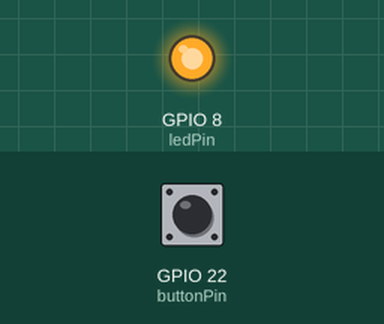
This program was run on a simulated Raspberry Pi (BCM pin numbers). Parts: output pins drawn as LEDs (lit = HIGH). Dashed ring = blinking. The test bench sets the inputs (shaded band); at power-on: GPIO 22 (buttonPin) HIGH. The run ends when the program shuts the computer down; what the program prints to the terminal is not drawn. At 12.1 s the program puts the board to deep sleep or switches it off; the recording ends there.

Above: at 6.7 s.
6.8 s: GPIO 22 (buttonPin) pulled LOW for 1 s
At 7.06 s:
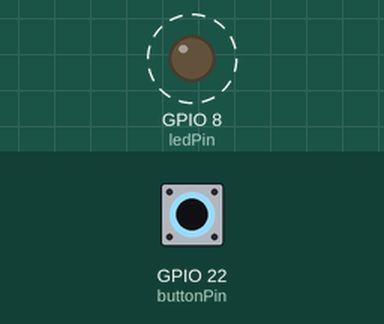
9.8 s: GPIO 22 (buttonPin) driven LOW
At 10.14 s:
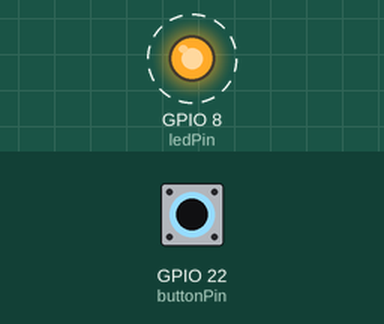
Timing chart, 0 to 12.1 s (numbered marks = the images above; inputs shaded):
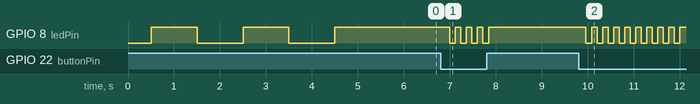

Measured:
- after the input at 6.8 s, GPIO 8 (ledPin): alternates HIGH for 0.12 s and LOW for 0.12 s, 8 changes in all, then stays HIGH, starting after 0.20 s
- after the input at 9.8 s, GPIO 8 (ledPin): alternates HIGH for 0.12 s and LOW for 0.12 s, starting after 0.16 s

The program:

power_control.py
```python
import RPi.GPIO as GPIO
import time
import os
import subprocess


print("IDLE - ^c to interrupt, or hold button until LED stops flashing to power down")
buttonPin = 22
ledPin = 8
flag = 0
secs = 0.00 #time
prevSecs = 0.00
buttonPushed = True

def displayIdleClock(idleTime):
	print("Idle for {} minutes".format(idleTime/60))
def shutdown_pi():
	print("SHUTTING DOWN")
	os.system("sudo shutdown -h now")

GPIO.setmode(GPIO.BCM)
GPIO.setwarnings(False)

GPIO.setup(buttonPin, GPIO.IN, pull_up_down=GPIO.PUD_UP)
GPIO.setup(ledPin, GPIO.OUT)

GPIO.output(ledPin, GPIO.LOW)
time.sleep(0.5)
GPIO.output(ledPin, GPIO.HIGH)
time.sleep(1)
GPIO.output(ledPin, GPIO.LOW)
time.sleep(1)
GPIO.output(ledPin, GPIO.HIGH)
time.sleep(1)
GPIO.output(ledPin, GPIO.LOW)
time.sleep(1)
GPIO.output(ledPin, GPIO.HIGH)
time.sleep(1)

while True:
	try:
		buttonPushed = GPIO.input(buttonPin)
		flag = 0

		if (secs - prevSecs > 300): #it's been 5 minutes
			displayIdleClock(secs)
			prevSecs = secs

		while not buttonPushed:
			GPIO.output(ledPin, GPIO.LOW)
			time.sleep(0.12)
			GPIO.output(ledPin, GPIO.HIGH)
			buttonPushed = GPIO.input(buttonPin)
			time.sleep(0.12)
			flag += 1

			if not buttonPushed and flag > 8:
				shutdown_pi()
				GPIO.output(ledPin, GPIO.LOW)
				time.sleep(1)
			elif not flag:
				print("NOT PRESSED LONG ENOUGH")

		time.sleep(0.25)
		secs += 0.25

	except KeyboardInterrupt:
		print("IDLE OVER")
		break

GPIO.output(ledPin, GPIO.LOW)
GPIO.cleanup()
```
